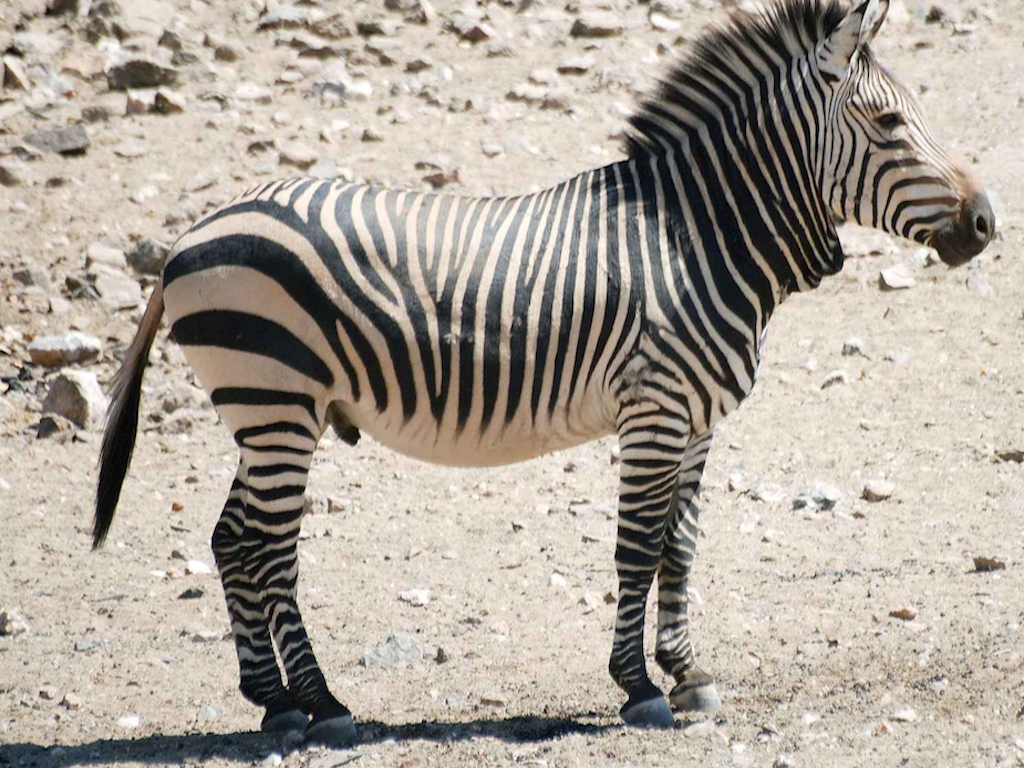
#> input picture assignment04/zebra.png, 1024 x 768 px
$ python blendimages.py
#> lines starting #> are read from the running program, lines starting #| are printed output that depends on the picture
import cv2 as cv
import numpy as np, sys

A = cv.imread('zebra.png')
#> A is the input picture: shape (768, 1024, 3); mean B, G, R 154.2, 164.2, 172.4
B = cv.imread('horse.png')
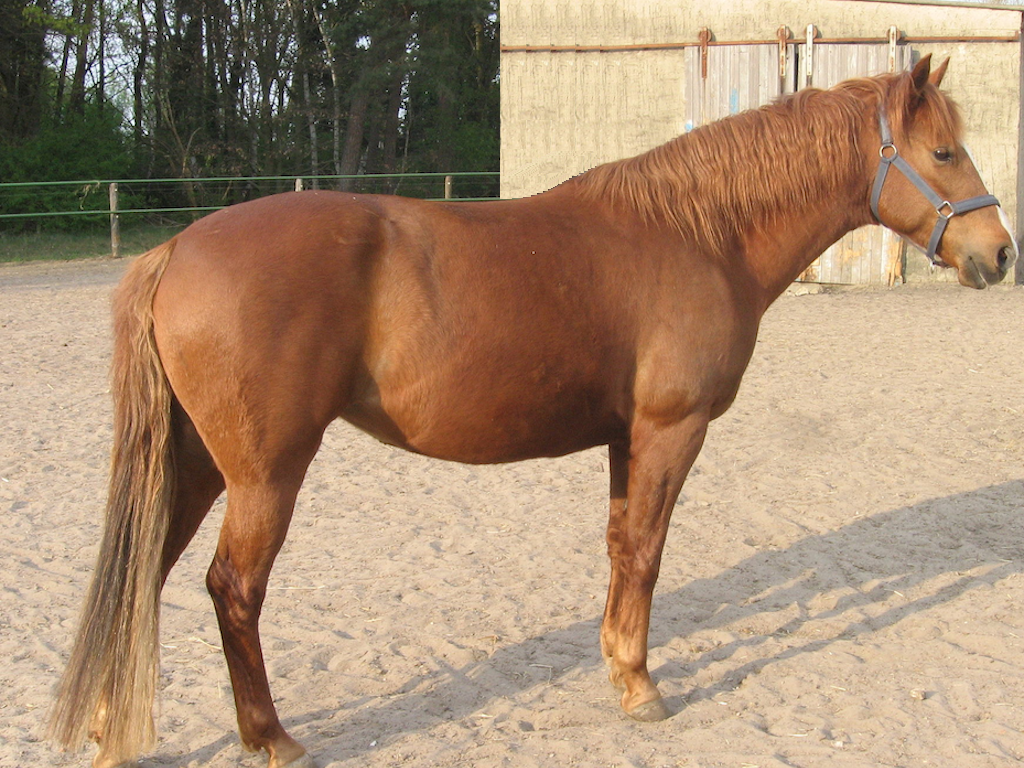
#> input picture assignment04/horse.png, 1024 x 768 px
#> B is the input picture: shape (768, 1024, 3); mean B, G, R 113.7, 140.5, 169

# generate Gaussian pyramid for A
G = A.copy()
gpA = [G]
for i in range(6):
    G = cv.pyrDown(G)
    gpA.append(G)
#> this loop made 6 passes
#> pass 3, `G = cv.pyrDown(G)`:
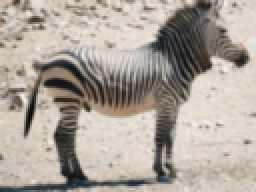
#> G: shape (96, 128, 3) (shown 2 times larger); mean B, G, R 154.1, 164.1, 172.4
#> after the loop, gpA = 7 items

# generate Gaussian pyramid for B
G = B.copy()
gpB = [G]
for i in range(6):
    G = cv.pyrDown(G)
    gpB.append(G)
#> this loop made 6 passes
#> pass 3, `G = cv.pyrDown(G)`:
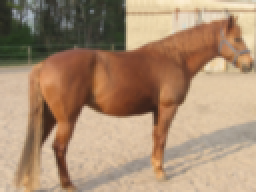
#> G: shape (96, 128, 3) (shown 2 times larger); mean B, G, R 113.5, 140.3, 168.6
#> after the loop, gpB = 7 items

# generate Laplacian Pyramid for A
lpA = [gpA[5]]
for i in range(5, 0, -1):
    GE = cv.pyrUp(gpA[i])
    L = cv.subtract(gpA[i - 1], GE)
    lpA.append(L)
#> after the loop, lpA = 6 items

# generate Laplacian Pyramid for B
lpB = [gpB[5]]
for i in range(5, 0, -1):
    GE = cv.pyrUp(gpB[i])
    L = cv.subtract(gpB[i - 1], GE)
    lpB.append(L)
#> after the loop, lpB = 6 items

# Now add left and right halves of images in each level
LS = []
for la, lb in zip(lpA, lpB):
    rows, cols, dpt = la.shape
    ls = np.hstack((la[:, 0:cols // 2], lb[:, cols // 2:]))
    LS.append(ls)
#> this loop made 6 passes
#> (rows, cols) on passes 1 to 6: (24, 32), (48, 64), (96, 128), (192, 256), (384, 512), (768, 1024)
#> pass 1, `ls = np.hstack((la[:, 0:cols // 2], lb[:, cols // 2:]))`:
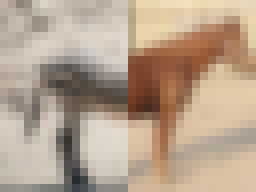
#> ls: shape (24, 32, 3) (shown 8 times larger); mean of channels 0, 1, 2 141.6, 161.8, 182.2; drawn as B, G, R
#> pass 3, `ls = np.hstack((la[:, 0:cols // 2], lb[:, cols // 2:]))`:
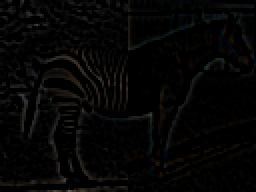
#> ls: shape (96, 128, 3) (shown 2 times larger); mean of channels 0, 1, 2 4.7, 5, 5.3; drawn as B, G, R
#> after the loop, LS = 6 items

# now reconstruct
ls_ = LS[0]
for i in range(1, 6):
    ls_ = cv.pyrUp(ls_)
    ls_ = cv.add(ls_, LS[i])
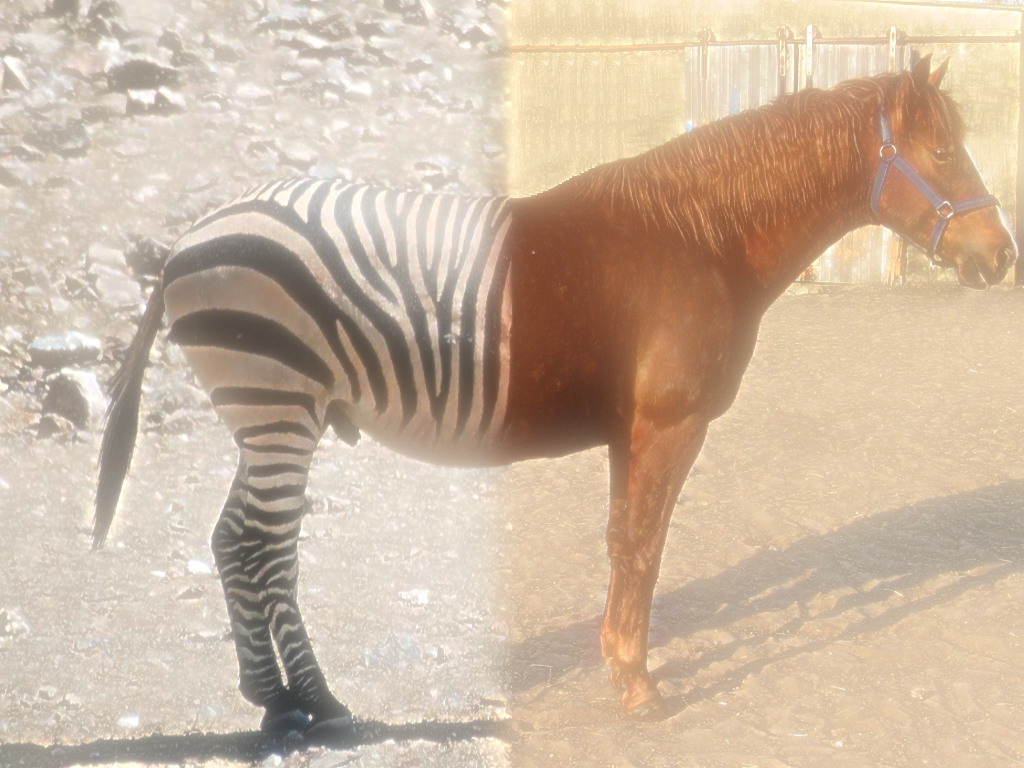
#> ls_: shape (768, 1024, 3); mean of channels 0, 1, 2 161.3, 182.7, 203.8; drawn as B, G, R

# image with direct connecting each half
real = np.hstack((A[:, :cols // 2], B[:, cols // 2:]))
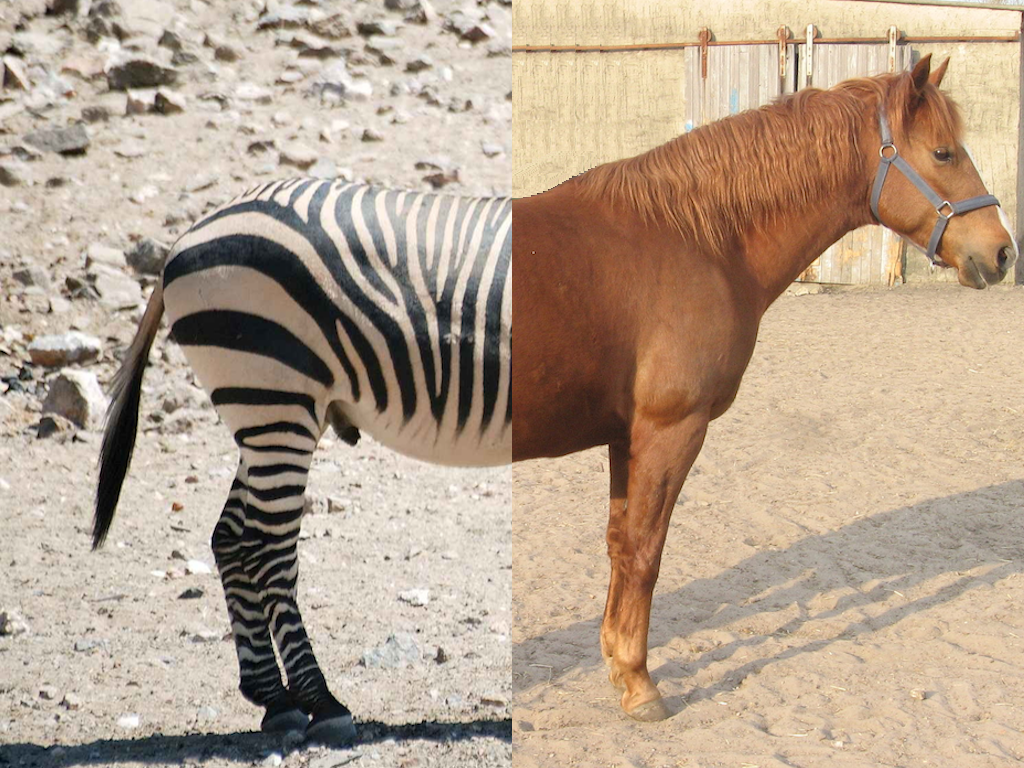
#> real: shape (768, 1024, 3); mean B, G, R 141.9, 161.9, 182.1
cv.imwrite('Pyramid_blending2.jpg', ls_)
cv.imwrite('Direct_blending.jpg', real)
# 5 Points
